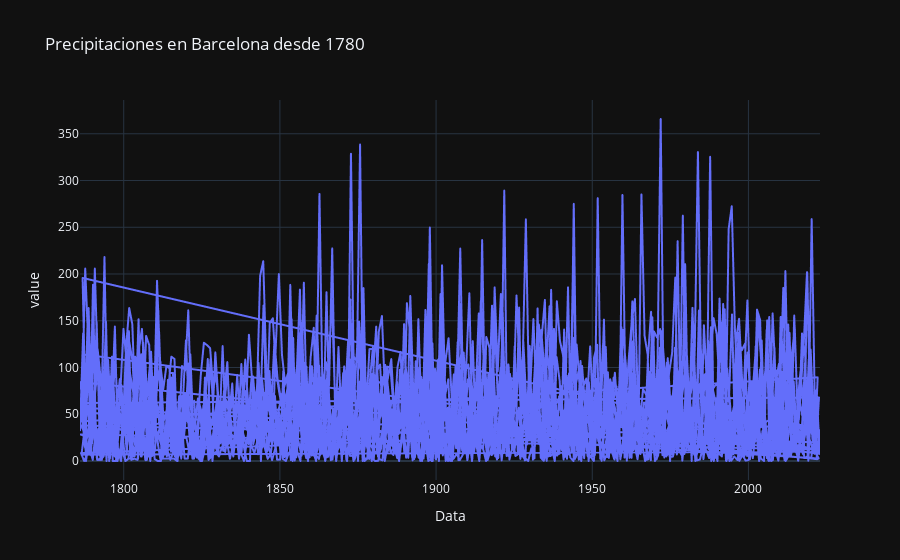

Source (notebook cell):
### Code cell
fig = px.line(df, x= df.index, y="value", template = "plotly_dark", title="Precipitaciones en Barcelona desde 1780")
fig.show()

### Figure 1 — Plotly figure (JSON) as saved in the notebook; plotly's stock layout.template omitted (floating-point values rounded to 4 significant figures; data arrays with more than 128 entries replaced by an {"elided": "..."} marker saying what was removed)
{"data": [{"hovertemplate": "Data=%{x}<br>value=%{y}<extra></extra>", "legendgroup": "", "line": {"color": "#636efa", "dash": "solid"}, "marker": {"symbol": "circle"}, "mode": "lines", "name": "", "showlegend": false, "type": "scattergl", "x": {"elided": "2844 str values"}, "xaxis": "x", "y": {"elided": "2844 float values"}, "yaxis": "y"}], "layout": {"legend": {"tracegroupgap": 0}, "title": {"text": "Precipitaciones en Barcelona desde 1780"}, "xaxis": {"anchor": "y", "domain": [0, 1], "title": {"text": "Data"}}, "yaxis": {"anchor": "x", "domain": [0, 1], "title": {"text": "value"}}}}
